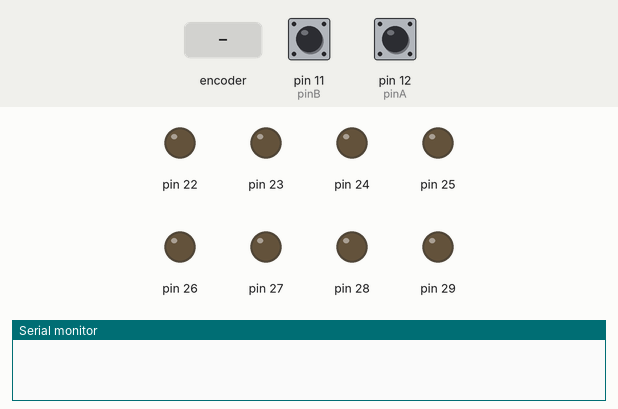
This sketch was run on a simulated Arduino Mega 2560, built with avr-gcc and run on an emulated ATmega2560. Parts: output pins drawn as LEDs (lit = HIGH), the last lines printed to the serial monitor. The inputs (shaded band) are chosen by the test bench; at power-on: pin 11 (pinB) HIGH, pin 12 (pinA) HIGH.

Above: at 1.2 s.
1.3 s: rotary encoder on pin 12 (pinA) / pin 11 (pinB) turned 3 steps (first pin leading)
At 2.8 s:
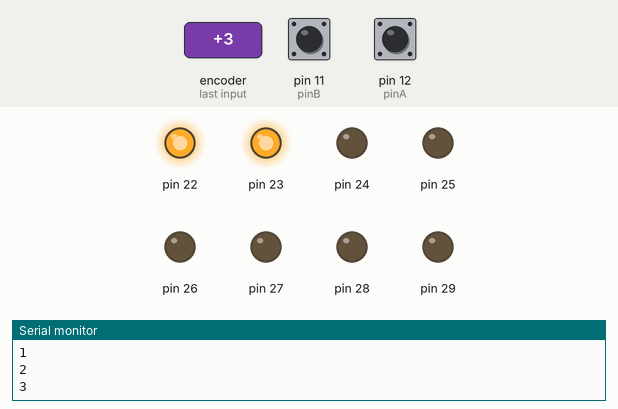
3.4 s: rotary encoder on pin 12 (pinA) / pin 11 (pinB) turned 1 step (first pin leading)
At 4.1 s:
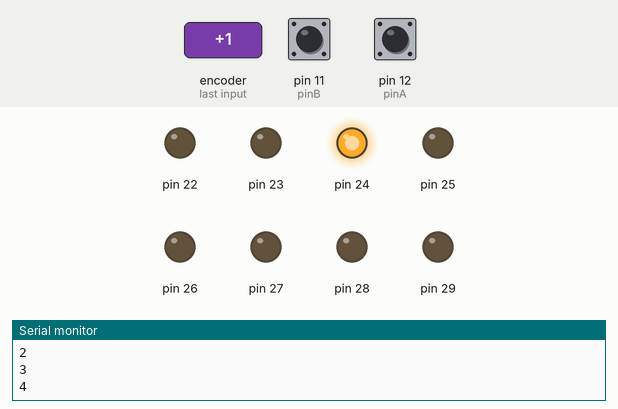
5.1 s: rotary encoder on pin 12 (pinA) / pin 11 (pinB) turned 1 step (first pin leading)
At 6.4 s:
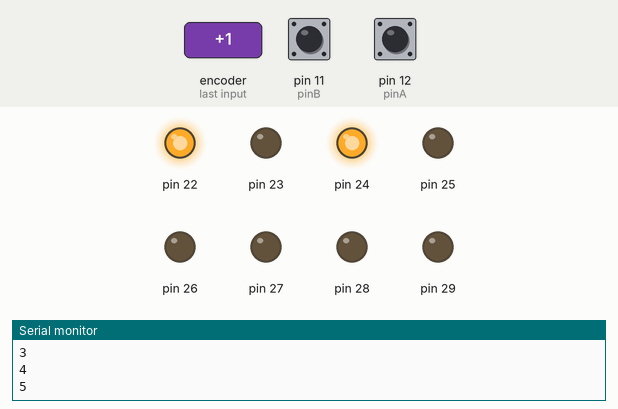
6.8 s: rotary encoder on pin 12 (pinA) / pin 11 (pinB) turned 1 step (first pin leading)
At 7.8 s:
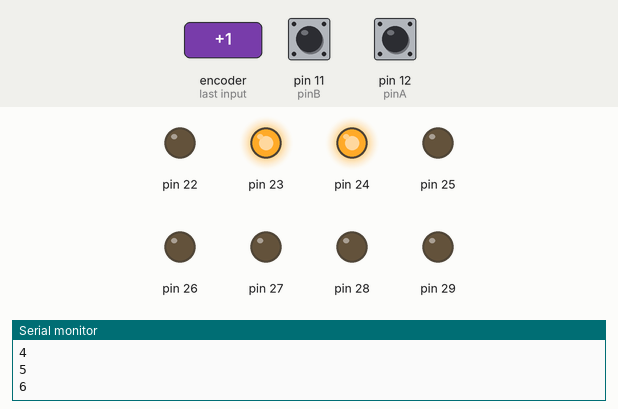
8.5 s: rotary encoder on pin 12 (pinA) / pin 11 (pinB) turned 1 step (first pin leading)
At 9.2 s:
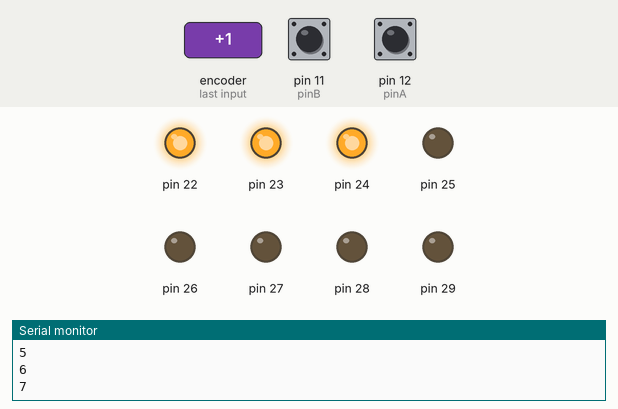
Timing chart, 0 to 11.2 s (numbered marks = the images above; inputs shaded):
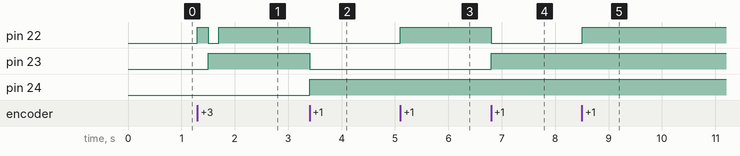

The sketch:

mega-encoder.ino
```cpp
/*
input rotary encoder - output PORTA Arduino Mega2560
PIN number  PORT
2 PORTE (0x10)
3 PORTE (0x20)
4 PORTG (0x20)
5 PORTE (0x08)
6 PORTH (0x08)
7 PORTH (0x10)
8 PORTH (0x20)
9 PORTH (0x40)
10  PORTB (0x10)
11  PORTB (0x20)
12  PORTB (0x40)
13  PORTB (0x80)
22-29 PORTA (0x01-0x80)
30-37 PORTC (0x80-0x01)
38-45 PORTD (0x80-0x01)
*/


byte reading = B00000000;
//int lowest = 0;
byte lowest = B00000000;
//int highest = 255;
byte highest = B11111111;
//int changeamnt = 1;
byte changeamnt = B00000001;

// Timing for polling the encoder
unsigned long currentTime;
unsigned long lastTime;


// Pin definitions
const int pinA = 12;
const int pinB = 11;

// Storing the readings

boolean encA;
boolean encB;
boolean lastA = false;

void setup() {
  DDRA = B11111111; //initialize port pins as output 22-29
  // set the two pins as inputs with internal pullups
  pinMode(pinA, INPUT_PULLUP);
  pinMode(pinB, INPUT_PULLUP);
  // Set up the timing of the polling
  currentTime = millis();
  lastTime = currentTime;
  // Start the serial monitor for debugging
  Serial.begin(115200);
  Serial3.begin(115200);
}


void loop()
{
  // Read elapsed time
  currentTime = millis();
  // Check if it's time to read
  if(currentTime >= (lastTime + 5))
  {
    // read the two pins
    encA = digitalRead(pinA);
    encB = digitalRead(pinB);
    // check if A has gone from high to low
    if ((!encA) && (lastA))
    {
      // check if B is high
      if (encB)
      {
        // clockwise
        if (reading + changeamnt <= highest)
        {
          reading = reading + changeamnt;
        }
      }
      else
      {
        // anti-clockwise
        if (reading - changeamnt >= lowest)
        {
          reading = reading - changeamnt;
        }
      }
      // Output reading for debugging
      PORTA = reading;
      Serial.println(reading);
      Serial3.println(reading);
    }
    // store reading of A and millis for next loop
    lastA = encA;
    lastTime = currentTime;

  }

}
```

Measured:
- after the input at 1.3 s, pin 22: LOW → HIGH at once, → LOW 0.20 s later, → HIGH 0.20 s later; pin 23: LOW → HIGH after 0.20 s
- after the input at 3.4 s, pin 22, pin 23: HIGH → LOW at once; pin 24: LOW → HIGH at once
- after the input at 5.1 s, pin 22: LOW → HIGH at once
- after the input at 6.8 s, pin 22: HIGH → LOW at once; pin 23: LOW → HIGH at once
- after the input at 8.5 s, pin 22: LOW → HIGH at once
